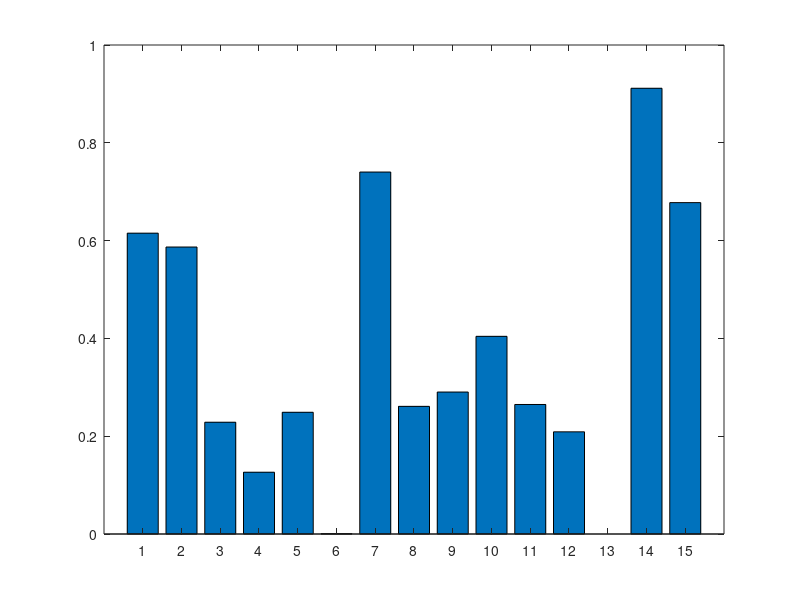
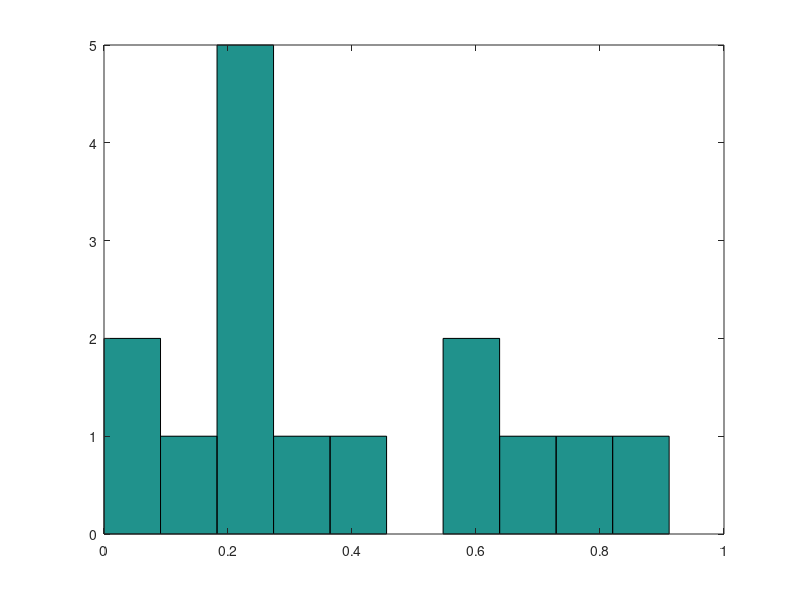

Write MATLAB code to recreate these figures, in order.
transferWeights = zeros (15,1);

transferWeights = [
0.615216257,
0.586871621,
0.228594458,
0.126352292,
0.248940735,
0.000652928,
0.740203451,
0.261038517,
0.290314258,
0.404249742,
0.264862897,
0.208964188,
0,
0.91155207,
0.677690525
];


figure('Position', [100, 100, 300, 300]);
bar (transferWeights);

figure('Position', [400, 100, 300, 300]);
hist (transferWeights);
